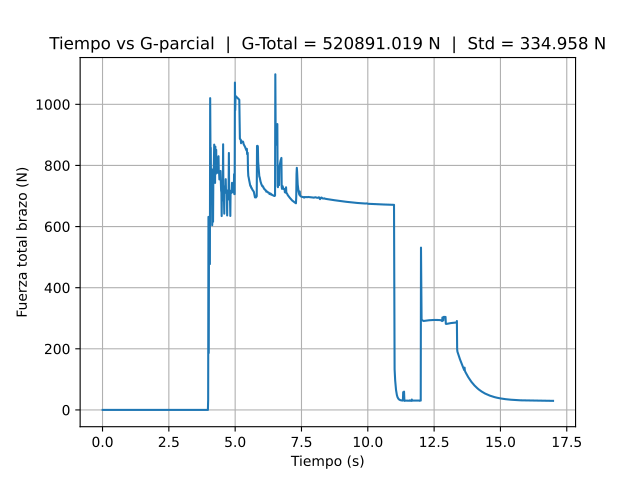

The script that drew this image:
import pybullet as p
import pybullet_data
import time
import numpy as np
import matplotlib.pyplot as plt

# ================ CONFIGURACIÓN ========================================

physicsClient = p.connect(p.GUI)
p.setAdditionalSearchPath(pybullet_data.getDataPath())
p.setGravity(0, 0, -9.8)

p.loadURDF("plane.urdf")

POS_ROVER   = [0, 0, 1.6]
POS_CUBO    = [0, 4, 0.25]
orientacion = p.getQuaternionFromEuler([0, 0, 0])

rover = p.loadURDF("./rover/urdf/rover.urdf", POS_ROVER, orientacion)
cubo  = p.loadURDF("./cubo/urdf/cubo.urdf",  POS_CUBO,  orientacion)

n = p.getNumJoints(rover)
print(f"Número de joints: {n}")
for j in range(n):
    info = p.getJointInfo(rover, j)
    print(f"  {info[0]} - {info[1].decode()}")


# ============ ÍNDICES DE JOINTS ========================================

RUEDAS      = [8, 9, 10, 11]
GRIPPERS    = [5, 6]
BRAZO       = [0, 1, 2, 3, 4]
IK_JOINTS   = [0, 1, 2, 3, 4, 5, 6]
NUM_IK      = len(IK_JOINTS) # joints del brazo + gripper para la IK
END_EFFECTOR = 4   # end-effector: Brazo5_link


# ============ PARÁMETROS DE CONTROL ====================================
 
AVANCE          = [5, 5, 5, 5] # velocidad de avance en ruedas (rad/s)
PARADO          = [0, 0, 0, 0] # velocidad de ruedas para detenerse
DIST_FRENADO    = 3.25   # metros antes del cubo donde frena
STEP_SIM        = 0.005  # segundos por paso de simulación
MUESTREO_CSV    = 0.01   # segundos entre muestras de G-parcial
MAX_MUESTRAS    = 3000   # máximo de muestras a guardar en el CSV

# Orientaciones para la IK
ori_pick    = p.getQuaternionFromEuler([0, 0, 0]) # orientación para agarrar el cubo (end-effector paralelo al suelo)
ori_place   = p.getQuaternionFromEuler([0, 0, 0]) # orientación para depositar el cubo (end-effector paralelo al suelo, mismo que para agarrar)

# Waypoints del manipulador
wp_pick     = [POS_CUBO[0],       POS_CUBO[1],        0.3  ]
wp_deposit  = [POS_CUBO[0] + 0.5, POS_CUBO[1] - 4.5,  2.75 ]

# ================ VARIABLES DE SIMULACIÓN ================================

secuencia       = 1
velocidad       = AVANCE[:]
ik_encendida    = False
dedo            = 0       # 0 = abierto, 0.4 = cerrado
objetivo_ik     = wp_pick
ori_ik          = ori_pick
ganancia_vel    = 1  

t_agarre        = 0
t_deposito      = 0
t_fin           = 0

registro        = np.zeros((MAX_MUESTRAS, 9))  # tiempo + 7 joints + G-parcial
num_reg         = 0
t0              = time.time()
t_ultimo_reg    = 0

# ==== BUCLE DE SIMULACIÓN ============================================

try:
    while True:
        p.stepSimulation()
        time.sleep(STEP_SIM)

        pos_rover, _ = p.getBasePositionAndOrientation(rover)
        ahora = time.time()

        # == LÓGICA DE SECUENCIA =======================================

        if secuencia == 1:
            # Conducir hacia el cubo hasta la distancia de frenado
            if (POS_CUBO[1] - pos_rover[1]) <= DIST_FRENADO:
                secuencia       = 2
                velocidad       = PARADO[:]
                ik_encendida    = True
                objetivo_ik     = wp_pick
                ori_ik          = ori_pick
                ganancia_vel    = 1

        elif secuencia == 2:
            # Bajar el brazo hasta la altura del cubo
            z_end_effector = p.getLinkState(rover, END_EFFECTOR)[0][2] # altura actual del end-effector
            if z_end_effector < 1.0:
                secuencia   = 3
                t_agarre    = ahora
                dedo        = 0.4   # cerrar gripper

        elif secuencia == 3:
            # Mantener gripper cerrado 1 segundo
            if (ahora - t_agarre) > 1:
                secuencia   = 4
                objetivo_ik = wp_deposit
                ori_ik      = ori_place
                ganancia_vel = 1
                t_deposito  = ahora

        elif secuencia == 4:
            # Mover al compartimento, soltar y terminar
            if (ahora - t_deposito) > 6:
                dedo = 0   # abrir gripper

            if (ahora - t_deposito) > 7:
                secuencia       = 5
                ik_encendida    = False
                t_fin           = ahora

        elif secuencia == 5:
            # Volver todos los joints a posición de reposo
            for joint in BRAZO:
                p.setJointMotorControl2(
                    bodyIndex=rover, jointIndex=joint,
                    controlMode=p.POSITION_CONTROL,
                    targetPosition=0, targetVelocity=0,
                    force=180, positionGain=0.01,
                    velocityGain=ganancia_vel
                )
            if (ahora - t_fin) > 5:
                print("Secuencia pick & place finalizada.")
                break

        # === CINEMÁTICA INVERSA ===================================

        if ik_encendida:
            poses = p.calculateInverseKinematics(
                rover, END_EFFECTOR, objetivo_ik,
                targetOrientation=ori_ik
            )
            for i, joint in enumerate(BRAZO):
                p.setJointMotorControl2(
                    bodyIndex=rover, jointIndex=joint,
                    controlMode=p.POSITION_CONTROL,
                    targetPosition=poses[i],
                    targetVelocity=0, force=180,
                    positionGain=0.005, velocityGain=ganancia_vel
                )

        # === GRIPPER ===============================================

        p.setJointMotorControlArray(
            rover, GRIPPERS, p.POSITION_CONTROL,
            targetPositions=[dedo, -dedo],
            forces=[300, 300]
        )

        # === RUEDAS ================================================

        p.setJointMotorControlArray(
            rover, RUEDAS, p.VELOCITY_CONTROL,
            targetVelocities=velocidad,
            forces=[40, 40, 40, 40]
        )

        # === REGISTRO G-PARCIAL ====================================

        if (ahora - t_ultimo_reg) >= MUESTREO_CSV and num_reg < MAX_MUESTRAS:
            
            fuerzas = []
            g = 0.0
            
            for jnt in IK_JOINTS:
                if t_agarre > 0:
                    torque = abs(p.getJointState(rover, jnt)[3])  # torque actual
                else:
                    torque = 0.0

                fuerzas.append(torque) # guardamos el torque de cada joint
                g += torque       # g-parcial es la suma de los torques de los joints del brazo (0-6)

            registro[num_reg] = [ahora - t0] + fuerzas + [g]
            t_ultimo_reg = ahora
            num_reg += 1

except KeyboardInterrupt:
    print("Simulación detenida manualmente.")

# ==== EXPORTAR CSV =================================================

# Cabecera: tiempo + una columna por joint + G_parcial
nombres_joints = [f"F_joint{j}" for j in IK_JOINTS]

np.savetxt(
    "./Fase3_Mario_Esteban.csv",
    registro[:num_reg],
    delimiter=",",
    fmt="%.3f",
    header="tiempo(s)," + ",".join(nombres_joints) + ",G-parcial(N)",
    comments=""
)
print(f"Archivo Fase3_Mario_Esteban.csv guardado con {num_reg} muestras.")

p.disconnect()

datos = np.loadtxt("./Fase3_Mario_Esteban.csv", delimiter=",", skiprows=1)

tiempo = datos[:, 0]
g_parcial = datos[:, -1]

g_total = np.sum(g_parcial)
desviacion_estandar = np.std(g_parcial)

# Graficar
plt.figure()
plt.plot(tiempo, g_parcial)

plt.xlabel("Tiempo (s)")
plt.ylabel("Fuerza total brazo (N)")

# G-Total y desviación estándar en el título, como exige el enunciado
plt.title(f"Tiempo vs G-parcial  |  G-Total = {g_total:.3f} N  |  Std = {desviacion_estandar:.3f} N")


plt.grid(True)
plt.show()
